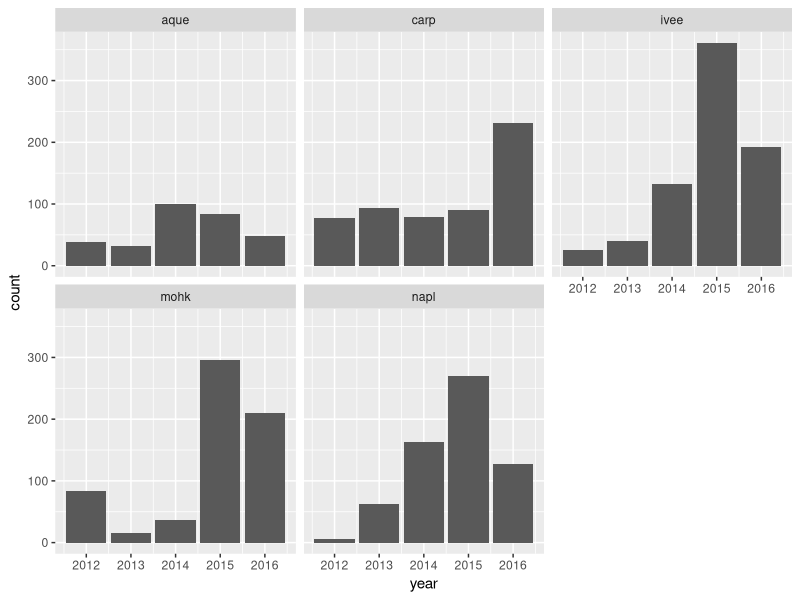
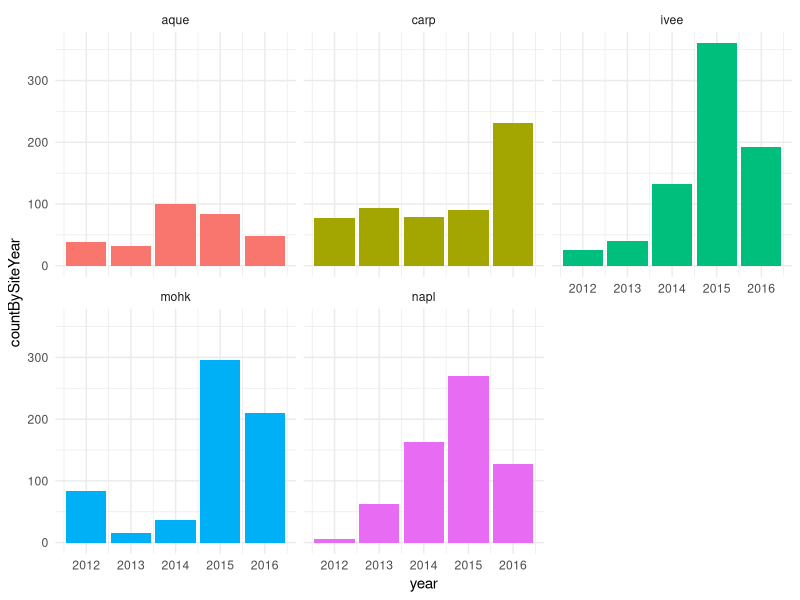
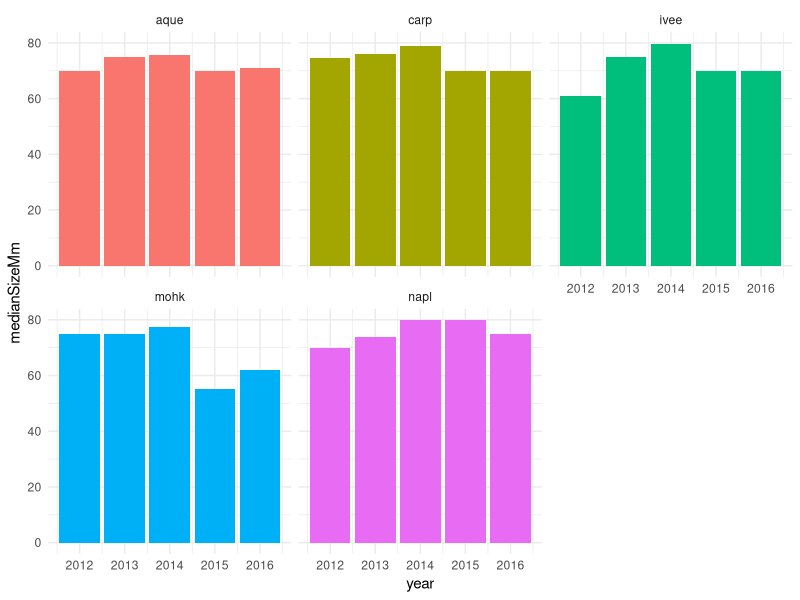
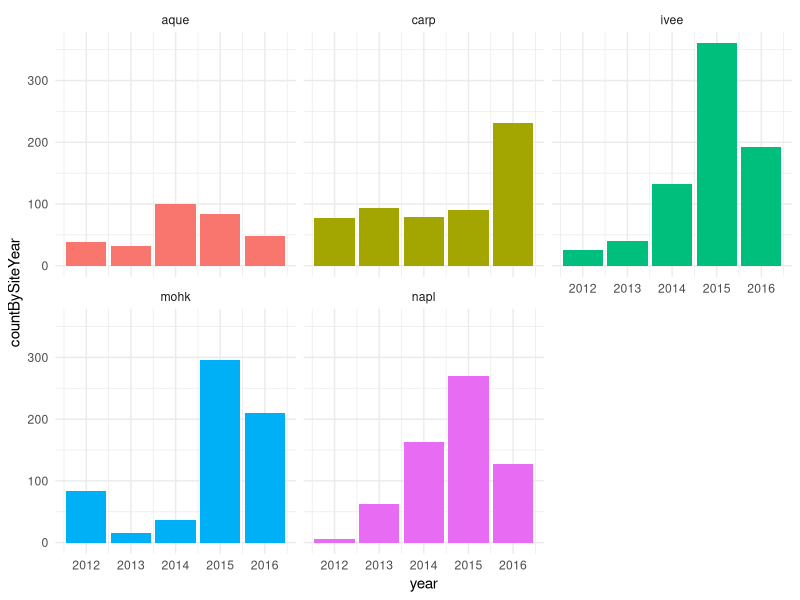
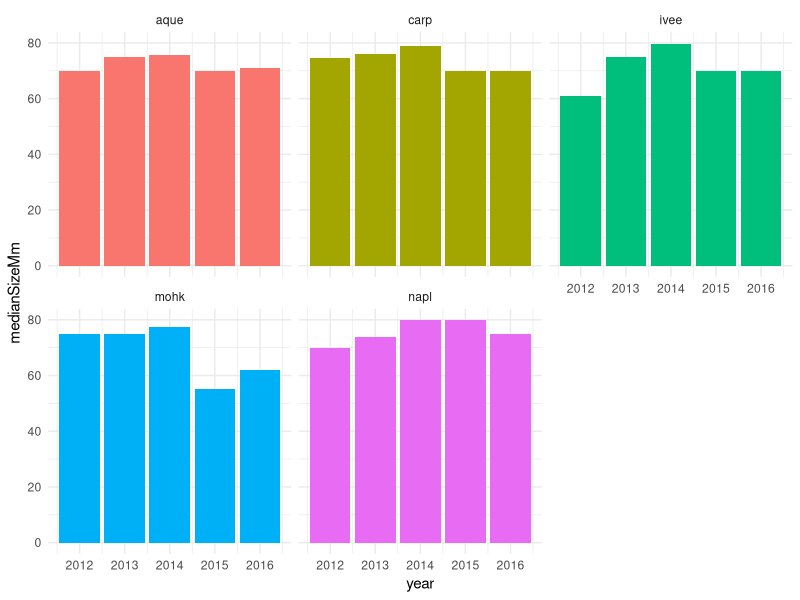

Write the R code that produced these figures, in order.
## ---- chunk 1

library(tidyverse)
library(readxl)
library(here)
library(skimr) # install.packages("skimr")

## ---- chunk 2

lobsters <- read_excel(here("R-workshop-data", "lobsters.xlsx"))

## ---- chunk 3
# head() function shows the first 6 lines of data
head(lobsters)

# summary() to give a summary of each column
summary(lobsters)

## skimr::skim() gives additional summary statitics and is pipable ( %>% )
skim(lobsters)

# ggplot of lobsters
ggplot(data = lobsters, aes(x = year)) +
  geom_bar() +
  facet_wrap(~site)
## ---- chunk 4

lobsters %>% # in my head I say "and then"
  group_by(year) %>% 
  summarize(countByYear = n())

## ---- chunk 5

lobsters %>% 
  summarize(count_by_something = n())

## assing our summary to a new variable

lobstersSum <- lobsters %>% 
  summarize(count_by_something = n())

## ---- chunk 6

siteYearSummary <- lobsters %>% 
  group_by(site, year) %>% 
  summarize(countBySiteYear = n(),
            meanSizeMm = mean(size_mm, na.rm = TRUE),
            sdSizeMm = sd(size_mm, na.rm = TRUE))

siteYearSummary
## ---- chunk 7

siteYearSummary <- lobsters %>% 
  group_by(site, year) %>% 
  summarize(countBySiteYear = n(),
            meanSizeMm = mean(size_mm, na.rm = TRUE),
            sdSizeMm = sd(size_mm, na.rm = TRUE),
            medianSizeMm = median(size_mm, na.rm = TRUE))

siteYearSummary

ggplot(data = siteYearSummary, aes(x = year, y = countBySiteYear, fill = site)) +
  geom_col(show.legend = FALSE) +
  facet_wrap(~site) +
  theme_minimal()

# I created a figures folder from the RStudio Files pane in order to be organized and for this code to run:
ggsave(here("figures/lobsterCountYear.png"), dpi = 180, width = 8, height = 7)

ggplot(data = siteYearSummary, aes(x = year, y = medianSizeMm, fill = site)) +
  geom_col(show.legend = FALSE) +
  facet_wrap(~site) +
  theme_minimal()

ggsave(here("figures/lobsterMedianYear.png"), dpi = 180, width = 8, height = 7)



